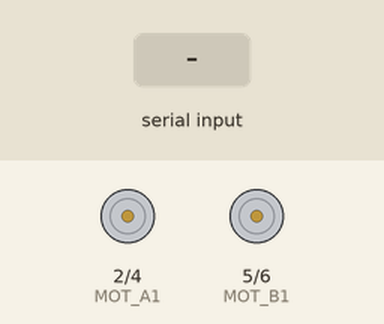
Simulated run of this sketch. Board: Arduino Uno, built with avr-gcc and run on an emulated ATmega328P. Shown: motor-driver pin pairs drawn as motors (green arrow = first pin HIGH = forward, orange = second pin HIGH = backward, longer = more drive, scaled by the enable pin). Inputs (shaded band) come from the test bench.

Above: at 1.2 s.
1.3 s: "f" received over Serial
At 1.7 s:
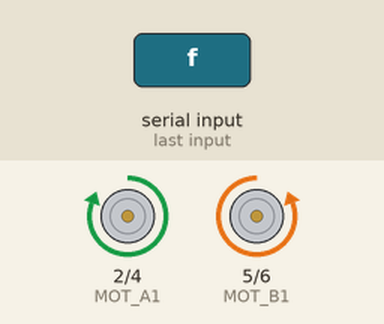
3.3 s: "b" received over Serial
At 3.7 s:
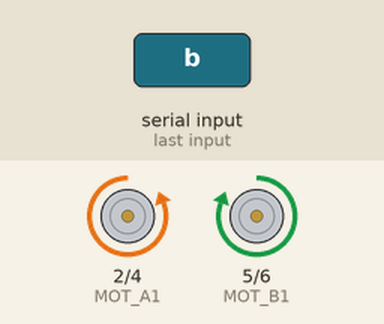
5.3 s: "r" received over Serial
At 5.7 s:
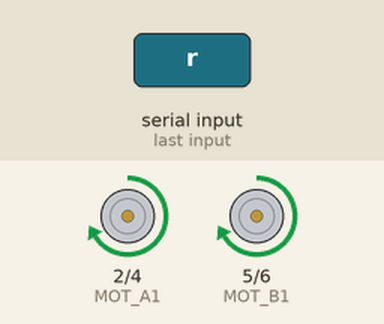
7.3 s: "l" received over Serial
At 7.6 s:
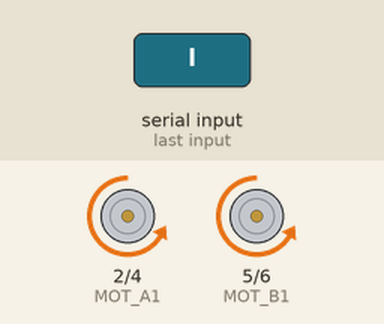
9.3 s: "a" received over Serial
At 9.7 s:
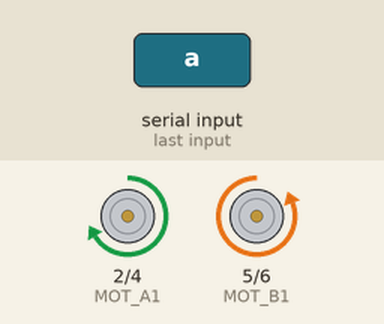
11.3 s: "d" received over Serial
At 11.7 s:
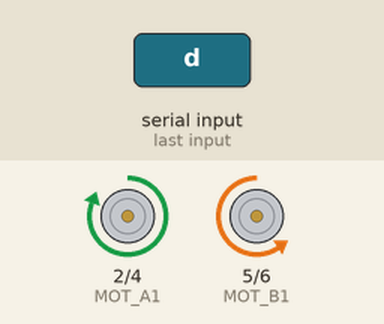
Timing chart, 0 to 14.3 s (numbered marks = the images above; inputs shaded):
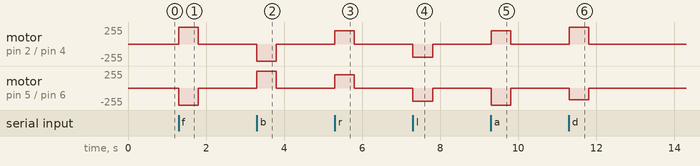

The sketch:

HankyPankyTanky.ino
```cpp
#include "simple_hbridge.h"

int fspeed= 255;
int hspeed = 175;
int tspeed = 200;
int bufferSize = 0;
long finishCommandTimestamp = 0;
long currentTimestamp = 0;

void setup() {
  Serial.begin(9600);
  init_motors();
  finishCommandTimestamp = millis();
  currentTimestamp = millis();
}

void loop() {
  currentTimestamp = millis();
  if (currentTimestamp > finishCommandTimestamp) {
        left_motor(0);
        right_motor(0);
  }
  if (Serial.available()) {
    char inByte = Serial.read();
    /* It takes just over 1 millisecond for a character to be delivered
     * via the serial connection. We wait for 2ms after each character to
     * allow another character to come in on the line. We then respond to
     * only the last command received, throwing the rest away.
     *
     * This overcomes an issue in how the web interface handles desktop
     * vs. mobile users.
     */
    delay(2);
    while (Serial.available()) {
      char tempByte = Serial.read();
      delay(2);       // See note above about why we need to wait for characters to be completed.
      if (tempByte != 10 && tempByte != 13) inByte = tempByte;  // Keep reading bytes until you have the last one.
    }
    switch (inByte) {
      //______________Motors______________
      case 'f': // forward
        left_motor(fspeed);
        right_motor(fspeed);
        reset_ending_timestamp();
        break;
      case 'b': // back
        left_motor(-fspeed);
        right_motor(-fspeed);
        reset_ending_timestamp();
        break;
      case 'r': // right
        left_motor(tspeed);
        right_motor(-tspeed);
        reset_ending_timestamp();
        break;
      case 'l': // left
        left_motor(-tspeed);
        right_motor(tspeed);
        reset_ending_timestamp();
        break;
      case 'a': // left forward
        left_motor(hspeed);
        right_motor(fspeed);
        reset_ending_timestamp();
        break;
      case 'd': // right forward
        left_motor(fspeed);
        right_motor(hspeed);
        reset_ending_timestamp();
        break;
      case 'z': // left back
        left_motor(-hspeed);
        right_motor(-fspeed);
        reset_ending_timestamp();
        break;
      case 'c': // right back
        left_motor(-fspeed);
        right_motor(-hspeed);
        reset_ending_timestamp();
        break;
        default:
        delay(10);
    }
  }
}

void reset_ending_timestamp() {
  finishCommandTimestamp = millis()+500;
}
```

simple_hbridge.h
```cpp
#define MOT_A1 2
#define MOT_A2 4
#define MOT_B1 5
#define MOT_B2 6
#define PWM_A 3
#define PWM_B 11

void init_motors();
void test();
void left_motor(int speed);
void right_motor(int speed);

void init_motors() {
  pinMode(MOT_A1, OUTPUT);
  pinMode(MOT_A2, OUTPUT);
  pinMode(MOT_B1, OUTPUT);
  pinMode(MOT_B2, OUTPUT);
  pinMode(PWM_A, OUTPUT);
  pinMode(PWM_B, OUTPUT);
}

void test() {
  Serial.println("Left motor half speed, right motor stopped");
  left_motor(128);
  right_motor(0);
  delay(3000);

  Serial.println("Right motor half speed, left motor stopped");
  left_motor(0);
  right_motor(128);
  delay(3000);

  Serial.println("Right motor half speed reverse, left motor stop");
  left_motor(0);
  right_motor(-128);
  delay(3000);

  Serial.println("Left motor half speed reverse, right motor stop");
  left_motor(-128);
  right_motor(0);
  delay(3000);

  Serial.println("Full stop");
  left_motor(0);
  right_motor(0);
  delay(3000);
}


void left_motor(int speed) {
  if (speed > 255) speed = 255;
  if (speed < -255) speed = -255;
  if (speed > 0) {
    digitalWrite(MOT_A1, HIGH);
    digitalWrite(MOT_A2, LOW);
  } else {
    digitalWrite(MOT_A1, LOW);
    digitalWrite(MOT_A2, HIGH);
  }
  analogWrite(PWM_A, abs(speed));
}

void right_motor(int speed) {
  if (speed > 255) speed = 255;
  if (speed < -255) speed = -255;
  if (speed > 0) {
    digitalWrite(MOT_B1, LOW);
    digitalWrite(MOT_B2, HIGH);
  } else {
    digitalWrite(MOT_B1, HIGH);
    digitalWrite(MOT_B2, LOW);
  }
  analogWrite(PWM_B, abs(speed));
}
```

Measured:
- after the input at 1.3 s, motor on pin 2 (MOT_A1) / pin 4 (MOT_A2): stopped → forward 255/255 at once, → stopped 0.50 s later; motor on pin 5 (MOT_B1) / pin 6 (MOT_B2): stopped → backward 255/255 at once, → stopped 0.50 s later
- after the input at 3.3 s, motor on pin 2 (MOT_A1) / pin 4 (MOT_A2): stopped → backward 255/255 at once, → stopped 0.50 s later; motor on pin 5 (MOT_B1) / pin 6 (MOT_B2): stopped → forward 255/255 at once, → stopped 0.50 s later
- after the input at 5.3 s, motor on pin 2 (MOT_A1) / pin 4 (MOT_A2), motor on pin 5 (MOT_B1) / pin 6 (MOT_B2): stopped → forward 200/255 at once, → stopped 0.50 s later
- after the input at 7.3 s, motor on pin 2 (MOT_A1) / pin 4 (MOT_A2), motor on pin 5 (MOT_B1) / pin 6 (MOT_B2): stopped → backward 200/255 at once, → stopped 0.50 s later
- after the input at 9.3 s, motor on pin 2 (MOT_A1) / pin 4 (MOT_A2): stopped → forward 200/255 at once, → stopped 0.50 s later; motor on pin 5 (MOT_B1) / pin 6 (MOT_B2): stopped → backward 255/255 at once, → stopped 0.50 s later
- after the input at 11.3 s, motor on pin 2 (MOT_A1) / pin 4 (MOT_A2): stopped → forward 255/255 at once, → stopped 0.50 s later; motor on pin 5 (MOT_B1) / pin 6 (MOT_B2): stopped → backward 175/255 at once, → stopped 0.50 s later
